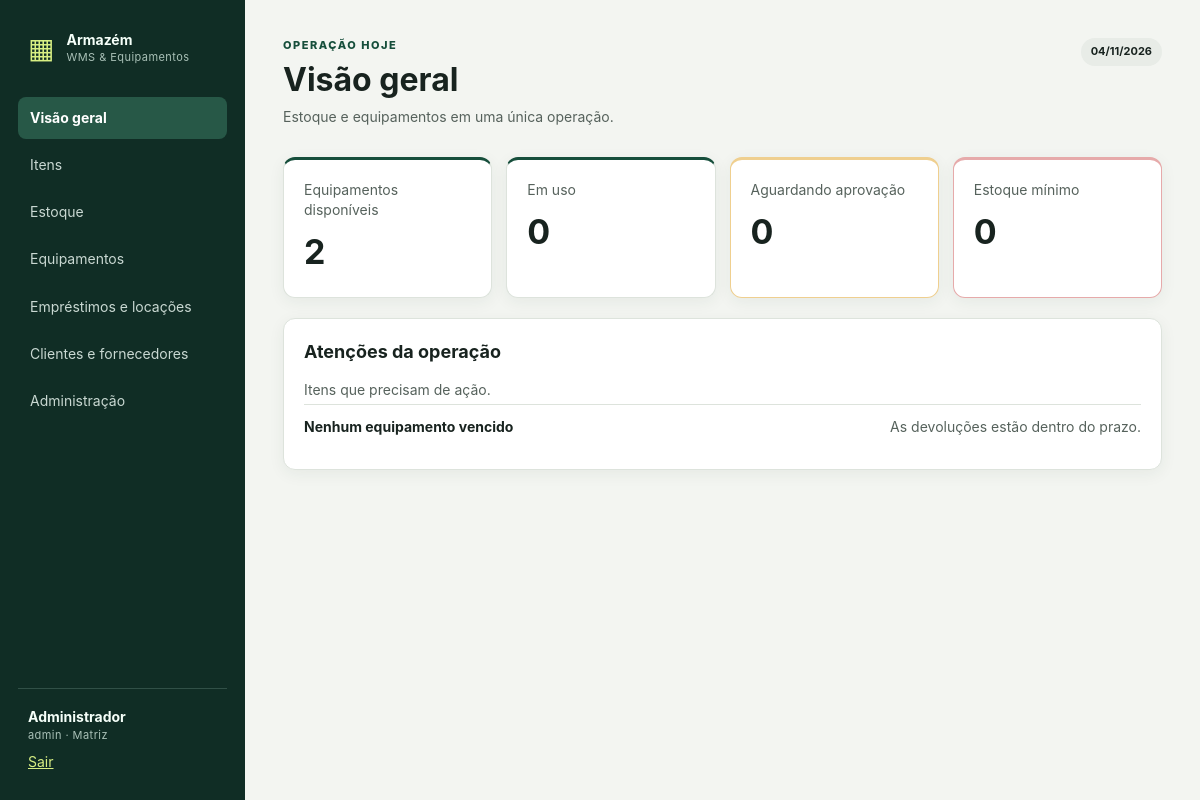
The page / (signed in) on the database its author committed.
### models.py (models this page shows, shortened)
class User(UserMixin, db.Model):
    __tablename__ = "users"
    id = db.Column(db.Integer, primary_key=True)
    name = db.Column(db.String(120), nullable=False)
    email = db.Column(db.String(180), unique=True, nullable=False)
    password_hash = db.Column(db.String(255), nullable=False)
    role = db.Column(db.String(20), default="operator", nullable=False)
    branch_id = db.Column(db.Integer, db.ForeignKey("branches.id"))
    active = db.Column(db.Boolean, default=True, nullable=False)
    branch = db.relationship("Branch")

class Branch(db.Model):
    __tablename__ = "branches"
    id = db.Column(db.Integer, primary_key=True)
    code = db.Column(db.String(20), unique=True, nullable=False)
    name = db.Column(db.String(120), nullable=False)
    active = db.Column(db.Boolean, default=True, nullable=False)

### app.py (the view)
    @app.route("/")
    @login_required
    def dashboard():
        assets = branch_scope(Asset.query, Asset).all()
        loan_query = Loan.query.join(Asset)
        low_query = StockBalance.query.join(Item).join(Warehouse)
        if current_user.role != "admin" and current_user.branch_id:
            loan_query = loan_query.filter(Asset.branch_id == current_user.branch_id)
            low_query = low_query.filter(Warehouse.branch_id == current_user.branch_id)
        active_loans = loan_query.filter(Loan.status == "ACTIVE").all()
        low = low_query.filter(StockBalance.quantity <= Item.minimum_stock).all()
        pending = loan_query.filter(Loan.status == "PENDING").count()
        return render_template("dashboard.html", assets=assets, active_loans=active_loans, low=low, pending=pending)

### models.py (called while the page is built)
def now():
    return datetime.now(timezone.utc).replace(tzinfo=None)

### templates/dashboard.html
{% extends 'base.html' %}{% block title %}Visão geral{% endblock %}{% block content %}<header><div><small>OPERAÇÃO HOJE</small><h1>Visão geral</h1><p>Estoque e equipamentos em uma única operação.</p></div><span class="date">{{now().strftime('%d/%m/%Y')}}</span></header><section class="metrics"><article><span>Equipamentos disponíveis</span><strong>{{assets|selectattr('status','equalto','AVAILABLE')|list|length}}</strong></article><article><span>Em uso</span><strong>{{active_loans|length}}</strong></article><article class="warn"><span>Aguardando aprovação</span><strong>{{pending}}</strong></article><article class="danger"><span>Estoque mínimo</span><strong>{{low|length}}</strong></article></section><section class="panel"><div class="panel-head"><div><h2>Atenções da operação</h2><p>Itens que precisam de ação.</p></div></div><div class="attention">{% for l in active_loans if l.due_at < now() %}<div><b>Empréstimo #{{l.id}} atrasado</b><span>{{l.asset.asset_tag}} com {{l.party.name}} · {{l.overdue_days}} dia(s)</span></div>{% else %}<div><b>Nenhum equipamento vencido</b><span>As devoluções estão dentro do prazo.</span></div>{% endfor %}{% for b in low %}<div><b>Estoque baixo: {{b.item.name}}</b><span>{{b.quantity}} {{b.item.unit}} em {{b.warehouse.name}}</span></div>{% endfor %}</div></section>{% endblock %}

### templates/base.html (shortened to what this page needs)
<!doctype html>
<html lang="pt-BR">
<head>
<link rel="stylesheet" href="{{ url_for('static', filename='style.css') }}">
</head>
<body>
{% if current_user.is_authenticated %}
<aside aria-label="Painel lateral">
  <div class="brand"><span aria-hidden="true">▦</span><div><b>Armazém</b><small>WMS & Equipamentos</small></div></div>
  <nav aria-label="Navegação principal">
    <a href="{{ url_for('dashboard') }}" {% if request.endpoint == 'dashboard' %}aria-current="page"{% endif %}>Visão geral</a>
    <a href="{{ url_for('items') }}" {% if request.endpoint in ['items','item_condition'] %}aria-current="page"{% endif %}>Itens</a>
    <a href="{{ url_for('stock') }}" {% if request.endpoint == 'stock' %}aria-current="page"{% endif %}>Estoque</a>
    <a href="{{ url_for('assets') }}" {% if request.endpoint in ['assets','asset_detail','asset_condition','asset_release','asset_photo','asset_qr'] %}aria-current="page"{% endif %}>Equipamentos</a>
    <a href="{{ url_for('loans') }}" {% if request.endpoint in ['loans','loan_action','loan_term'] %}aria-current="page"{% endif %}>Empréstimos e locações</a>
    <a href="{{ url_for('parties') }}" {% if request.endpoint == 'parties' %}aria-current="page"{% endif %}>Clientes e fornecedores</a>
    {% if current_user.role == 'admin' %}<a href="{{ url_for('admin') }}" {% if request.endpoint == 'admin' %}aria-current="page"{% endif %}>Administração</a>{% endif %}
  </nav>
  <div class="account"><b>{{ current_user.name }}</b><small>{{ current_user.role }} · {{ current_user.branch.name if current_user.branch else 'Todas' }}</small><a href="{{ url_for('logout') }}">Sair</a></div>
</aside>
{% endif %}
<main id="conteudo-principal" tabindex="-1" class="{% if not current_user.is_authenticated %}full{% endif %}">
  {% block content %}{% endblock %}
</main>
</body>
</html>

### static/style.css (style rules this page uses)
:root { --ink:#18231f;--muted:#56625c;--bg:#f3f5f1;--panel:#fff;--brand:#164e3b;--accent:#d8ef83;--line:#dde3dc;--danger:#a43c3c;--amber:#8a5b0d }
* { box-sizing:border-box }
body { margin:0;background:var(--bg);color:var(--ink);font:14px/1.45 Inter,Segoe UI,Arial,sans-serif }
aside { position:fixed;inset:0 auto 0 0;width:245px;background:#102d25;color:#f5fff9;padding:28px 18px;display:flex;flex-direction:column }
.brand { display:flex;gap:12px;align-items:center;padding:0 10px 28px }
.brand>span { font-size:28px;color:var(--accent) }
.brand div,.account { display:flex;flex-direction:column }
.brand small,.account small { color:#a9c0b7 }
nav { display:grid;gap:5px }
nav a { color:#c9d8d2;text-decoration:none;padding:11px 12px;border-radius:8px }
.account { margin-top:auto;border-top:1px solid #315047;padding:18px 10px 0 }
.account a { color:var(--accent);margin-top:8px }
main { margin-left:245px;padding:38px;max-width:1500px }
header { display:flex;justify-content:space-between;align-items:flex-start;margin-bottom:25px }
h1 { font-size:32px;margin:3px 0 }
h2 { font-size:18px }
p { color:var(--muted);margin:4px 0 }
small { display:block;color:var(--muted);font-size:11px;letter-spacing:.04em }
header>div>small { color:var(--brand);font-weight:800;letter-spacing:.14em }
.date,.badge { display:inline-block;padding:6px 10px;border-radius:100px;background:#e8ece7;font-size:11px;font-weight:700 }
.metrics { display:grid;grid-template-columns:repeat(4,1fr);gap:14px;margin-bottom:20px }
.metrics article,.panel,.asset-card { background:var(--panel);border:1px solid var(--line);border-radius:12px;box-shadow:0 4px 16px #243b3210 }
.metrics article { padding:20px;border-top:3px solid var(--brand) }
.metrics article span { color:var(--muted) }
.metrics strong { font-size:34px;display:block;margin-top:7px }
.metrics .warn { border-color:#efcf8f }
.metrics .danger { border-color:#e6aaaa }
.panel { padding:20px;margin-bottom:18px;overflow:auto }
.panel h2 { margin-top:0 }
.panel-head { display:flex;justify-content:space-between }
.attention>div { padding:12px 0;border-top:1px solid var(--line);display:flex;justify-content:space-between }
.attention span { color:var(--muted) }
nav a[aria-current="page"] { background:#275847;color:#fff;font-weight:700 }
header { flex-wrap:wrap;gap:14px }
header>div { min-width:0;overflow-wrap:anywhere }
.panel { max-width:100% }
nav a { overflow-wrap:anywhere }

### rows shown on the page
User: name "Administrador", role "admin"
Branch: branch "Matriz"

### other values the page prints
{{ assets|selectattr('status','equalto','AVAILABLE')|list|length }} "2"
{{ active_loans|length }} "0"
{{ pending }} "0"
{{ low|length }} "0"
